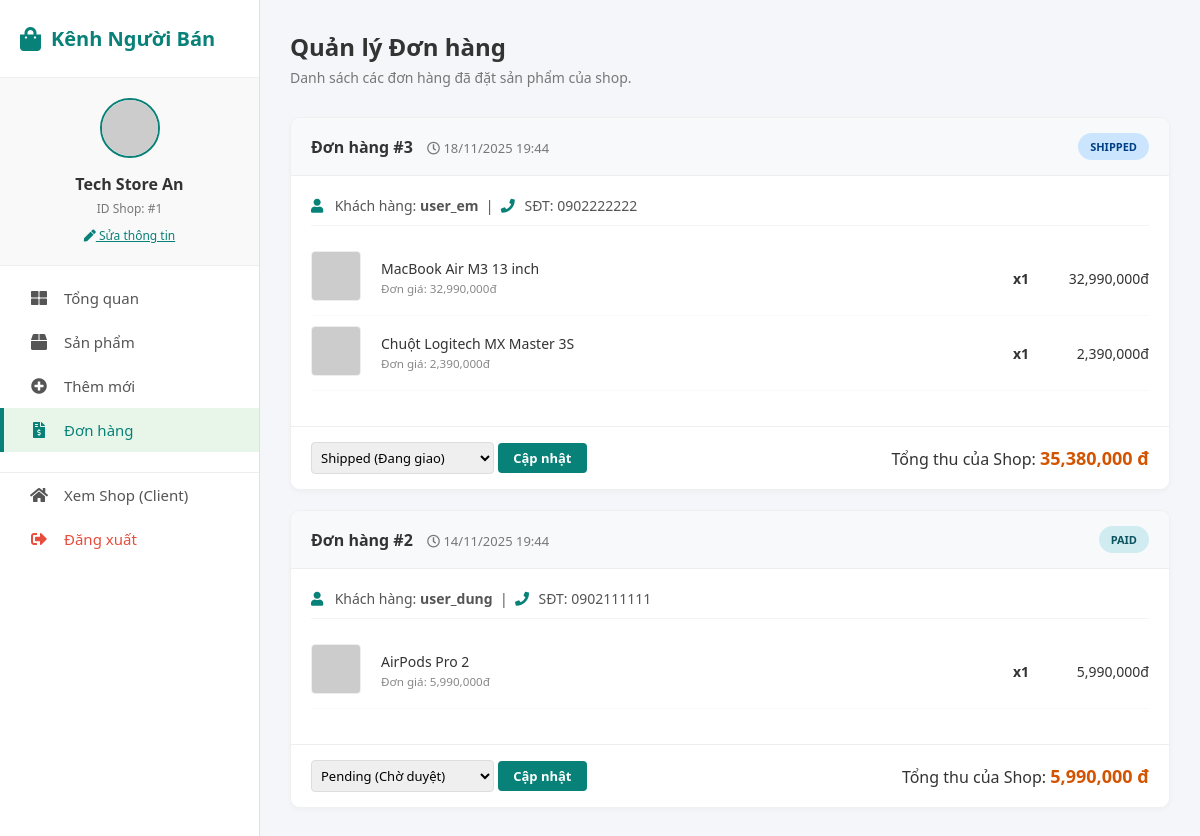
Before: /page/SellerPage/orders.php (signed in) with the older database file.
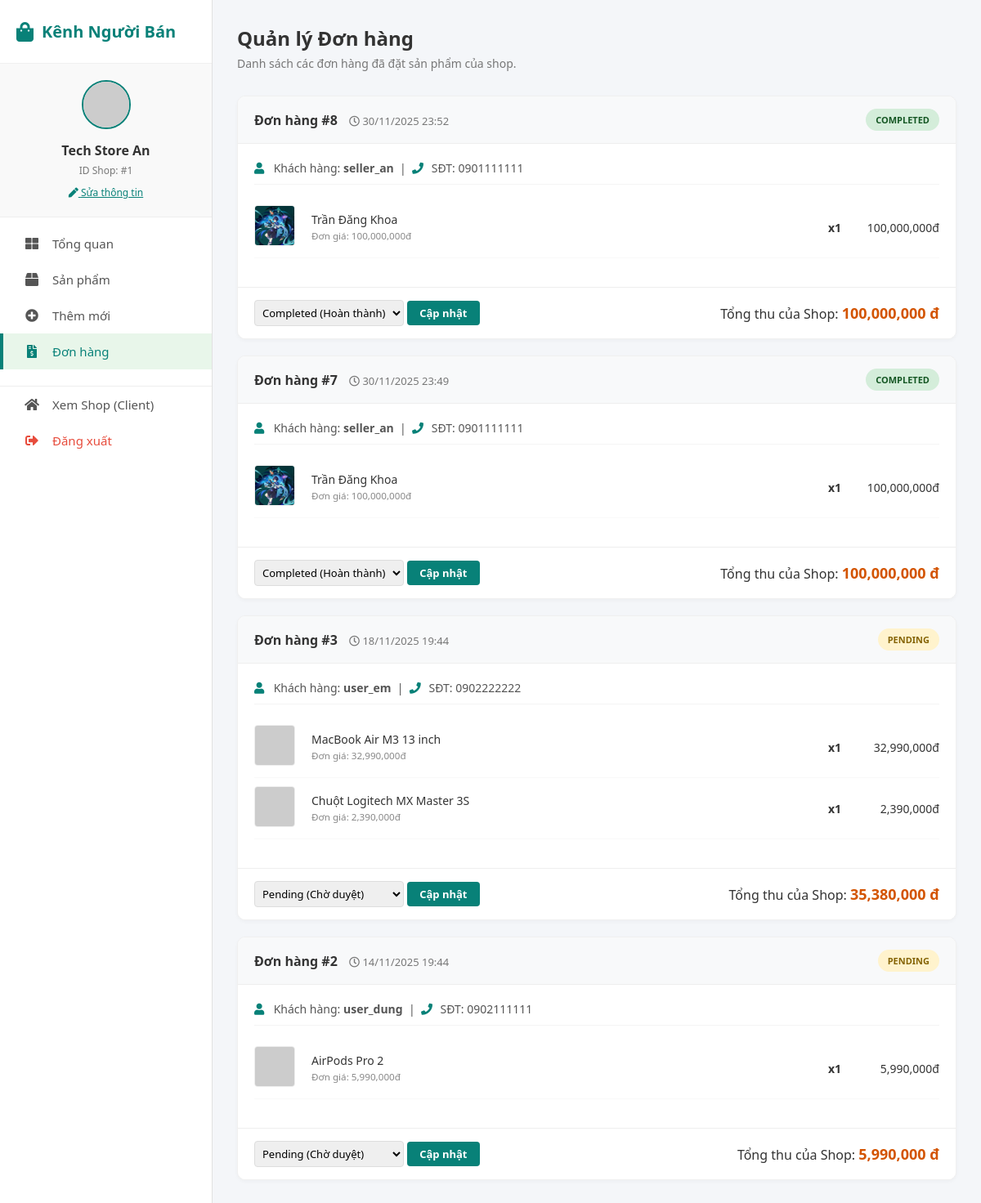
After: the same page with the newer database file.
### tables this page shows
CREATE TABLE `orders` (
  `oid` int(11) NOT NULL,
  `aid` int(11) NOT NULL,
  `fullname` varchar(255) NOT NULL,
  `phone` varchar(20) NOT NULL,
  `address` text NOT NULL,
  `note` text DEFAULT NULL,
  `order_date` datetime NOT NULL DEFAULT current_timestamp(),
  `total_amount` decimal(10,2) NOT NULL,
  `status` enum('pending','paid','shipped','completed','cancelled') NOT NULL DEFAULT 'pending',
  `created_at` timestamp NOT NULL DEFAULT current_timestamp()
);

CREATE TABLE `acc` (
  `aid` int(11) NOT NULL,
  `afname` varchar(100) NOT NULL,
  `alname` varchar(100) NOT NULL,
  `email` varchar(100) NOT NULL,
  `phone` varchar(20) NOT NULL,
  `username` varchar(50) NOT NULL,
  `password` varchar(255) NOT NULL,
  `role` enum('admin','seller','user') NOT NULL DEFAULT 'user'
);

CREATE TABLE `order_items` (
  `oid` int(11) NOT NULL,
  `pid` int(11) NOT NULL,
  `quantity` int(11) NOT NULL,
  `price` decimal(10,2) NOT NULL
);

CREATE TABLE `products` (
  `pid` int(11) NOT NULL,
  `sid` int(11) NOT NULL,
  `cid` int(11) DEFAULT NULL,
  `name` varchar(150) NOT NULL,
  `description` text DEFAULT NULL,
  `price` decimal(10,2) NOT NULL,
  `stock` int(11) NOT NULL DEFAULT 0,
  `status` enum('pending','approved','rejected','hidden') NOT NULL DEFAULT 'pending',
  `main_image` varchar(255) DEFAULT NULL
);

### page/SellerPage/orders.php (the view, shortened to what this page needs)
<?php
$sid = $_SESSION['shop_id'];
$shop_name = $_SESSION['shop_name'];
$sql = "SELECT
            o.oid,
            o.order_date,
            o.status,
            a.username,
            a.phone,
            SUM(oi.quantity * oi.price) as shop_total
        FROM orders o
        JOIN order_items oi ON o.oid = oi.oid
        JOIN products p ON oi.pid = p.pid
        JOIN acc a ON o.aid = a.aid
        WHERE p.sid = $sid
        GROUP BY o.oid, o.order_date, o.status, a.username, a.phone
        ORDER BY o.order_date DESC";
$result = $conn->query($sql);
?>
<!DOCTYPE html>
<html lang="vi">
<head>
    <link rel="stylesheet" href="https://cdnjs.cloudflare.com/ajax/libs/font-awesome/5.15.4/css/all.min.css" />
</head>
<body>
    <div class="sidebar">
        <div class="sidebar-header"><i class="fas fa-shopping-bag"></i> <h2>Kênh Người Bán</h2></div>
        <div class="user-profile">
            <img src="https://ui-avatars.com/api/?name=<?= urlencode($shop_name) ?>&background=088178&color=fff" alt="Shop Logo">
            <h4><?= htmlspecialchars($shop_name) ?></h4>
            <p>ID Shop: #<?= $sid ?></p>
            <button onclick="openShopModal()" class="btn-edit-shop"><i class="fas fa-pen"></i> Sửa thông tin</button>
        </div>
        <ul class="sidebar-menu">
            <li><a href="dashboard.php"><i class="fas fa-th-large"></i> Tổng quan</a></li>
            <li><a href="ProductPage/products.php"><i class="fas fa-box"></i> Sản phẩm</a></li>
            <li><a href="ProductPage/add_product.php"><i class="fas fa-plus-circle"></i> Thêm mới</a></li>
            <li><a href="orders.php" class="active"><i class="fas fa-file-invoice-dollar"></i> Đơn hàng</a></li>
            <li style="border-top: 1px solid #eee; margin-top: 20px;">
                <a href="/LaiRaiShop/page/HomePage/homepage.php"><i class="fas fa-home"></i> Xem Shop (Client)</a>
            </li>
            <li>
                <a href="../HomePage/LoginPage/logout.php" onclick="return confirm('Bạn muốn đăng xuất?');" style="color: #e74c3c;">
                    <i class="fas fa-sign-out-alt"></i> Đăng xuất
                </a>
            </li>
        </ul>
    </div>
    <div class="main-content">
        <div class="page-header">
            <h2>Quản lý Đơn hàng</h2>
            <p>Danh sách các đơn hàng đã đặt sản phẩm của shop.</p>
        </div>
        <?php if($result->num_rows > 0): ?>
            <?php while($order = $result->fetch_assoc()): ?>
                <div class="order-card">
                    <div class="order-header">
                        <div>
                            <span class="order-id">Đơn hàng #<?= $order['oid'] ?></span>
                            <span class="order-date"><i class="far fa-clock"></i> <?= date('d/m/Y H:i', strtotime($order['order_date'])) ?></span>
                        </div>
                        <span class="badge st-<?= $order['status'] ?>"><?= ucfirst($order['status']) ?></span>
                    </div>
                    <div class="order-body">
                        <div class="customer-info">
                            <i class="fas fa-user"></i> Khách hàng: <b><?= htmlspecialchars($order['username']) ?></b> &nbsp;|&nbsp;
                            <i class="fas fa-phone"></i> SĐT: <?= htmlspecialchars($order['phone']) ?>
                        </div>
                        <table class="item-list">
                            <?php
                                $oid = $order['oid'];
                                $sql_items = "SELECT oi.*, p.name, p.main_image
                                              FROM order_items oi
                                              JOIN products p ON oi.pid = p.pid
                                              WHERE oi.oid = $oid AND p.sid = $sid";
                                $items = $conn->query($sql_items);
                                while($item = $items->fetch_assoc()):
                            ?>
                            <tr>
                                <td style="width: 70px;">
                                    <?php
                                        $imgSrc = $item['main_image'];
                                        if (empty($imgSrc)) {
                                            $displayImg = 'https://via.placeholder.com/50?text=No+Img';
                                        } else {
                                            $cleanPath = ltrim($imgSrc, '/');
                                            if (strpos($cleanPath, 'http') === 0) {
                                                $displayImg = $cleanPath;
                                            } else {
                                                $displayImg = '/LaiRaiShop' . $imgSrc;
                                            }
                                        }
                                    ?>
                                    <img src="<?= $displayImg ?>" class="item-img" loading="lazy" onerror="this.src='https://via.placeholder.com/50?text=Error'">
                                </td>
                                <td>
                                    <div class="item-name"><?= htmlspecialchars($item['name']) ?></div>
                                    <small style="color: #888;">Đơn giá: <?= number_format($item['price']) ?>đ</small>
                                </td>
                                <td style="text-align: right; font-weight: bold;">x<?= $item['quantity'] ?></td>
                                <td style="text-align: right; width: 120px; font-weight: 500;">
                                    <?= number_format($item['price'] * $item['quantity']) ?>đ
                                </td>
                            </tr>
                            <?php endwhile; ?>
                        </table>
                    </div>
                    <div class="order-footer">
                        <div class="status-form">
                            <form method="POST">
                                <select name="status" class="status-select">
                                    <option value="pending" <?= $order['status']=='pending'?'selected':'' ?>>Pending (Chờ duyệt)</option>
                                    <option value="shipped" <?= $order['status']=='shipped'?'selected':'' ?>>Shipped (Đang giao)</option>
                                    <option value="completed" <?= $order['status']=='completed'?'selected':'' ?>>Completed (Hoàn thành)</option>
                                </select>
                                <button type="submit" name="update_status" class="btn-update">Cập nhật</button>
                            </form>
                        </div>
                        <div>
                            Tổng thu của Shop: <span class="total-price"><?= number_format($order['shop_total']) ?> đ</span>
                        </div>
                    </div>
                </div>
            <?php endwhile; ?>
        <?php endif; ?>
    </div>
</body>
</html>

### page/SellerPage/orders.php (style rules this page uses)
* { margin: 0; padding: 0; box-sizing: border-box; font-family: 'Segoe UI', sans-serif; }
body { display: flex; min-height: 100vh; background-color: #f4f6f9; color: #333; }
a { text-decoration: none; }
.sidebar { width: 260px; background: #fff; border-right: 1px solid #e1e1e1; position: fixed; height: 100%; top: 0; left: 0; z-index: 100; }
.sidebar-header { padding: 25px 20px; border-bottom: 1px solid #f0f0f0; display: flex; align-items: center; gap: 10px; }
.sidebar-header i { font-size: 24px; color: #088178; }
.sidebar-header h2 { font-size: 20px; color: #088178; font-weight: 700; }
.user-profile { padding: 20px; text-align: center; background: #f9f9f9; border-bottom: 1px solid #eee; position: relative; }
.user-profile img { width: 60px; height: 60px; border-radius: 50%; object-fit: cover; margin-bottom: 10px; border: 2px solid #088178; }
.user-profile h4 { font-size: 16px; margin-bottom: 5px; }
.user-profile p { font-size: 12px; color: #777; }
.sidebar-menu { list-style: none; padding: 10px 0; flex: 1; }
.sidebar-menu li a { display: flex; align-items: center; padding: 12px 25px; color: #555; font-weight: 500; transition: 0.3s; font-size: 15px; border-left: 4px solid transparent; }
.sidebar-menu li a:hover, .sidebar-menu li a.active { background-color: #e8f6ea; color: #088178; border-left-color: #088178; }
.sidebar-menu li a i { margin-right: 15px; width: 20px; text-align: center; font-size: 16px; }
.main-content { flex: 1; margin-left: 260px; padding: 30px; }
.page-header { margin-bottom: 30px; }
.page-header h2 { font-size: 24px; color: #333; margin-bottom: 5px; }
.page-header p { color: #777; font-size: 14px; }
.order-card { background: white; border-radius: 10px; box-shadow: 0 2px 5px rgba(0,0,0,0.03); margin-bottom: 20px; border: 1px solid #f0f0f0; overflow: hidden; transition: 0.3s; }
.order-header { background: #f8f9fa; padding: 15px 20px; display: flex; justify-content: space-between; align-items: center; border-bottom: 1px solid #eee; }
.order-id { font-weight: 700; color: #333; }
.order-date { font-size: 13px; color: #777; margin-left: 10px; }
.order-body { padding: 20px; }
.customer-info { margin-bottom: 15px; font-size: 14px; color: #555; border-bottom: 1px solid #f4f4f4; padding-bottom: 10px; }
.customer-info i { width: 20px; color: #088178; }
.item-list { width: 100%; border-collapse: collapse; margin-bottom: 15px; }
.item-list td { padding: 10px 0; border-bottom: 1px solid #f9f9f9; font-size: 14px; }
.item-img { width: 50px; height: 50px; object-fit: cover; border-radius: 4px; border: 1px solid #eee; margin-right: 15px; }
.item-name { font-weight: 500; }
.order-footer { background: #fff; padding: 15px 20px; border-top: 1px solid #eee; display: flex; justify-content: space-between; align-items: center; }
.total-price { font-size: 18px; color: #d35400; font-weight: 700; }
.badge { padding: 6px 12px; border-radius: 20px; font-size: 11px; font-weight: 700; text-transform: uppercase; }
.st-pending { background: #fff3cd; color: #856404; }
.st-completed { background: #d4edda; color: #155724; }
.status-form { display: flex; gap: 10px; align-items: center; }
.status-select { padding: 5px; border-radius: 4px; border: 1px solid #ddd; font-size: 13px; outline: none; }
.btn-update { padding: 6px 15px; background: #088178; color: white; border: none; border-radius: 4px; cursor: pointer; font-size: 13px; font-weight: 600; }
.btn-edit-shop { margin-top: 10px; font-size: 12px; color: #088178; cursor: pointer; text-decoration: underline; border: none; background: none; }
.st-shipped { background: #cce5ff; color: #004085; }
.st-paid { background: #d1ecf1; color: #0c5460; }

Changed rows visible on the page:
added orders: oid "8", order_date "30/11/2025 23:52", status "COMPLETED", aid.username "seller_an", aid.phone "0901111111", status "Completed (Hoàn thành)", shop_total "100,000,000"
added order_items: pid.main_image (picture), pid.name "Trần Đăng Khoa", price "100,000,000", quantity "1", $item['price'] * $item['quantity'] "100,000,000", shown under "8"
added orders: oid "7", order_date "30/11/2025 23:49", status "COMPLETED", aid.username "seller_an", aid.phone "0901111111", status "Completed (Hoàn thành)", shop_total "100,000,000"
added order_items: pid.main_image (picture), pid.name "Trần Đăng Khoa", price "100,000,000", quantity "1", $item['price'] * $item['quantity'] "100,000,000", shown under "7"
changed orders "user_em": status "SHIPPED" → "PENDING"; status "Shipped (Đang giao)" → "Pending (Chờ duyệt)"
changed orders "user_dung": status "PAID" → "PENDING"
